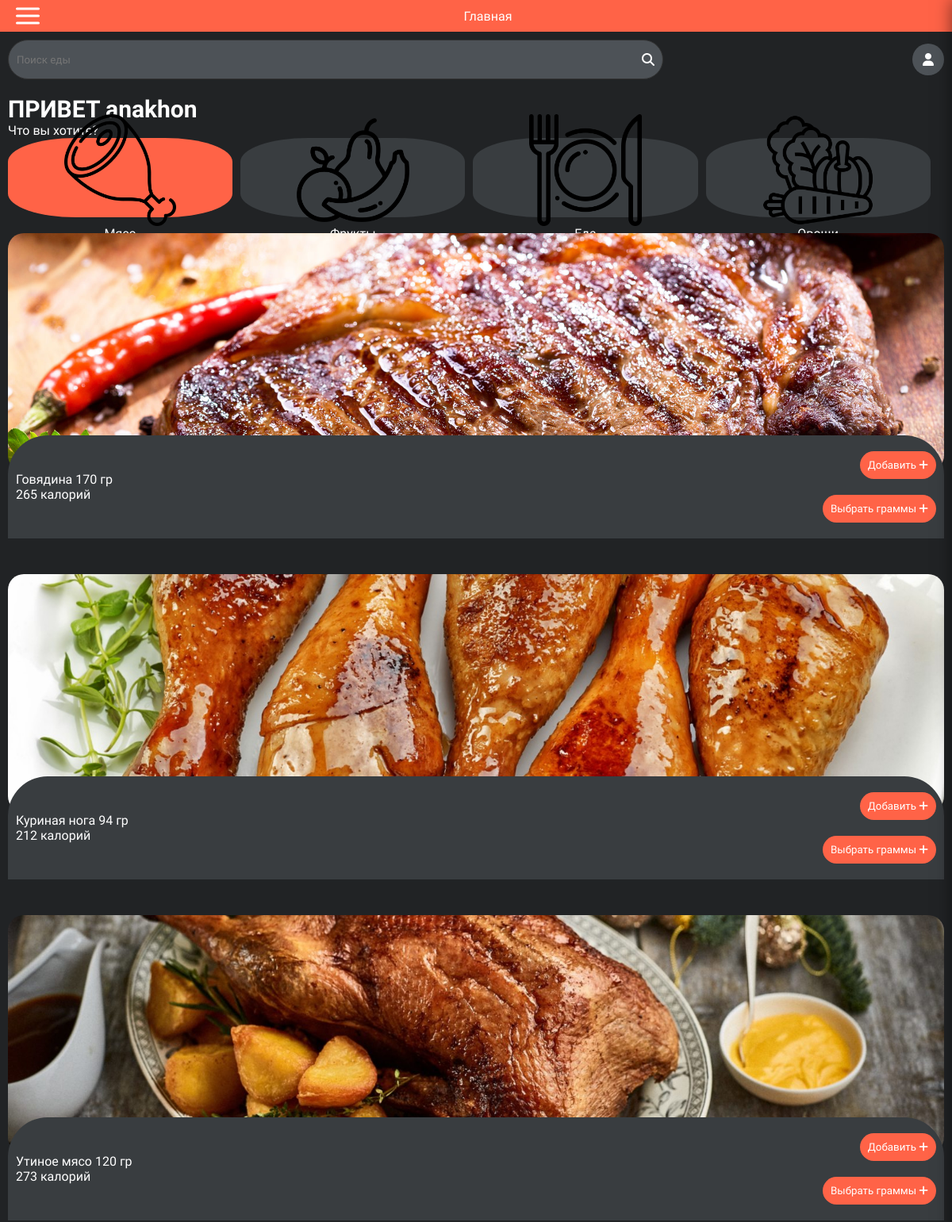
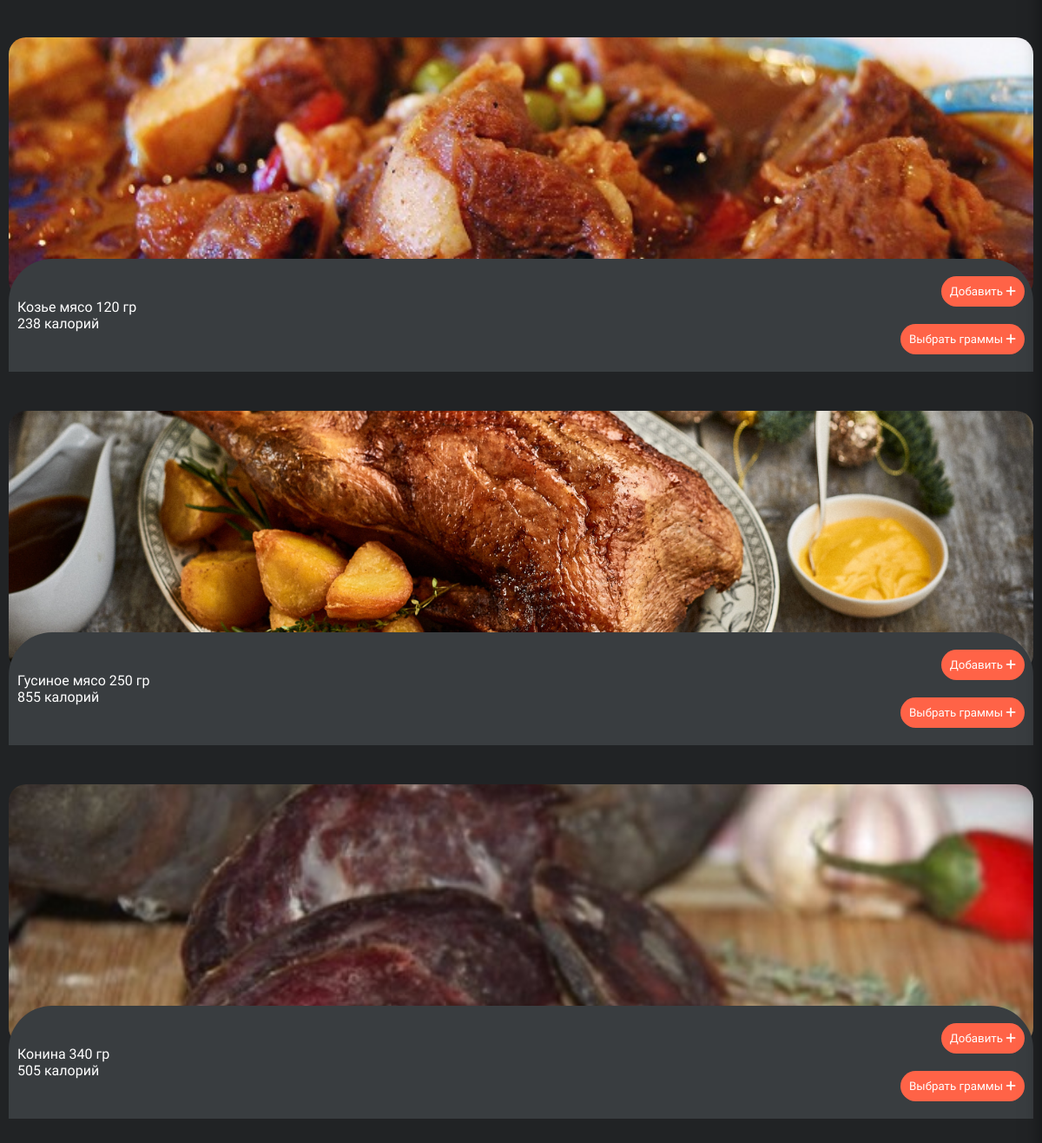
The app's page /home/?food_type=MEAT (signed in) with its own data (2 pictures, top to bottom).
### pages/models.py (models this page shows, shortened)
class FoodItem(models.Model):
    name = models.CharField(max_length=100)
    serving = models.CharField(max_length=100)
    calories = models.IntegerField()
    food_type = models.CharField(
        max_length=10,
        choices=FoodType.choices,
        default=FoodType.FOOD
    )
    image = models.ImageField(upload_to='food_images/')  # Specify the directory for uploaded images

### pages/views.py (the view)
# urls.py: path('home/', views.home, name='home'),
def home(request):
    if request.user.is_authenticated:
        food_type = request.GET.get('food_type', None)
        print(food_type)
        if food_type:
            food_items = FoodItem.objects.filter(food_type=food_type).all()
        else:
            food_items = FoodItem.objects.all()  # Or handle differently if no type is specified
        query = request.GET.get('query', '')
        if query:
            food_items = FoodItem.objects.filter(name__icontains=query)
        return render(request, 'home.html', context={'foods': food_items, 'query': query, 'food_type': food_type})
    else:
        return render(request, 'welcome.html')

### templates/home.html (shortened to what this page needs)
{% extends "base.html" %}
{% load static %}
{% block page_name %}
    <a style="text-decoration: none ; color: white" href="{% url 'home' %}">Главная</a>
{% endblock %}
{% block content %}
<div class="content_search">
        <form action="{% url 'home' %}" method="get" class="search">
            <input type="search" name="query" placeholder="Поиск еды" {% if query %}value="{{ query }}"{% endif %}>
                <i class="fa-solid fa-magnifying-glass"></i>
        </form>
        <div class="content_search-user">
            <i class="fa-solid fa-user"></i>
        </div>
    </div>
    <div class="content_text">
        <h2>ПРИВЕТ {{ user.username }}</h2>
        <p>Что вы хотите?</p>
    </div>
    <div class="content_list">
        <div class="content_list-box{% if food_type == 'MEAT' %} actives {% endif %}">
            <a  href="{% url 'home' %}?food_type=MEAT" style="display: flex; flex-direction: column; align-items: center; text-decoration: none">
                <img src="{% static 'images/meat.png' %}" width="50%" alt="Иконка еды">
                <p>Мясо</p>
            </a>
        </div>
        <div class="content_list-box{% if food_type == 'FRUIT' %} actives {% endif %}">
            <a style="text-decoration: none" href="{% url 'home' %}?food_type=FRUIT">
                <img src="{% static 'images/FRUIT.png' %}" width="50%" alt="Иконка еды">
                <p>Фрукты</p>
            </a>
        </div>
        <div class="content_list-box{% if food_type == 'FOOD' %} actives {% endif %}">
            <a style="text-decoration: none" href="{% url 'home' %}?food_type=FOOD">
                <img src="{% static 'images/FOOD.png' %}" width="50%" alt="Иконка еды">
                <p>Еда</p>
            </a>
        </div>
        <div class="content_list-box{% if food_type == 'VEGETABLE' %} actives {% endif %}">
            <a style="text-decoration: none" href="{% url 'home' %}?food_type=VEGETABLE">
                <img src="{% static 'images/vegetable.png' %}" width="50%" alt="Иконка еды">
                <p>Овощи</p>
            </a>
        </div>
    </div>
    <div class="content_dishes">
        <div class="content_dishes-start">
{% for food in foods %}
<div class="content_dishes-box">
    <div class="content_dishes-box-img">
        <img style="object-fit: cover;" src="{{ food.image.url }}" alt="">
    </div>
    <div style="top: -45px" class="content_dishes-box-text">
        <div class="content_dishes-box-text-top">
            <p>{{ food.name }} {{ food.serving }} гр<br>
                {{ food.calories }} калорий</p>
            <div class="content_start">
                <form action="{% url 'add_to_cart' food.pk %}" method="post">
                    <button type="submit">Добавить <i class="fa-solid fa-add"></i></button>
                </form>
            <button type="button" class="select-gram" data-food-id="{{ food.pk }}">Выбрать граммы <i class="fa-solid fa-add"></i></button>
            </div>
        </div>
    </div>
</div>
{% endfor %}
        </div>
    </div>
{% endblock %}

### static/css/style.css (style rules this page uses)
* { margin: 0; padding: 0; box-sizing: border-box; font-family: "Amita", serif; }
.content_search { display: flex; justify-content: space-between; align-items: center; }
.search input { border: none; color: #fff; background: transparent; }
.search { background-color: #4d5257; width: 70%; border: 1px solid #333; height: 50px; margin: 10px 0; border-radius: 30px; color: #fff; display: flex; justify-content: space-between; padding: 10px; align-items: center; }
.content_search-user { color: #fff; background-color: #4d5257; border-radius: 50%; width: 40px; display: flex; justify-content: center; align-items: center; height: 40px; }
.content_text { margin-top: 10px; color: #fff; margin-bottom: 20px; }
.content_text h2 { font-size: 30px; margin-bottom: 15px; }
.content_list { display: flex; gap: 10px; align-items: center; }
.content_list-box { background-color: #393d40; border-radius: 30%; align-items: center; display: flex; flex-direction: column; justify-content: center; width: 24%; height: 100px; margin-bottom: 20px; }
.actives { background-color: tomato; }
.content_list-box p { color: #fff; }
.content_list-box a { display: flex; flex-direction: column; align-items: center; }
.content_dishes-box-img { width: 100%; height: 300px; border-radius: 20px; }
.content_dishes-box-img img { width: 100%; height: 100%; border-radius: 20px; }
.content_dishes-box-text { background-color: #393d40; border-top-left-radius: 50px; border-top-right-radius: 50px; position: relative; padding: 20px 10px ; z-index: 12; top: -100px; }
.content_start button { background-color: tomato; border-radius: 30px; padding: 10px; border: none; color: #fff; cursor: pointer; }
.content_dishes-box-text-top { display: flex; align-items: center; justify-content: space-between; }
.content_dishes-box-text-top p { color: #fff; }
.content_text h2 { margin: 0; }
.content_text { margin-bottom: 0; }
.content_start { display: flex; flex-direction: column; gap: 20px; align-items: flex-end; }

### static/css/register.css (style rules this page uses)
* { margin: 0; padding: 0; box-sizing: border-box; }

### static/css/login.css (style rules this page uses)
* { margin: 0; padding: 0; box-sizing: border-box; }

### records on screen
FoodItem: image (picture), name "Говядина", serving "170", calories "265"
FoodItem: image (picture), name "Куриная нога", serving "94", calories "212"
FoodItem: image (picture), name "Утиное мясо", serving "120", calories "273"
FoodItem: image (picture), name "Козье мясо", serving "120", calories "238"
FoodItem: image (picture), name "Гусиное мясо", serving "250", calories "855"
FoodItem: image (picture), name "Конина", serving "340", calories "505"

### other values on screen
{{ user.username }} "anakhon"
